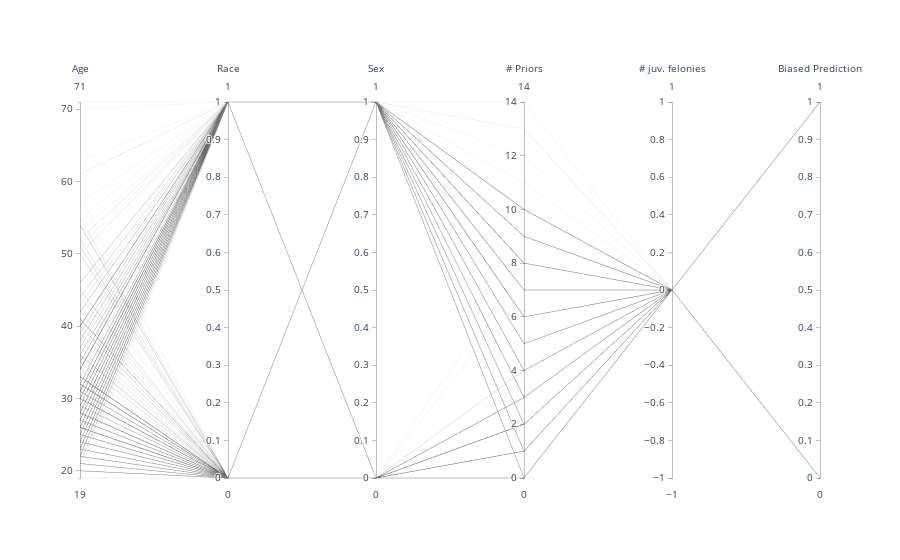

Source (notebook cell):
### Code cell
import plotly.graph_objects as go

fig = go.Figure(data=
    go.Parcoords(
        line_color='blue',
        dimensions = list([
            dict(range = [data_lfr.age.min(), data_lfr.age.max()],
                 constraintrange = [1,2], # change this range by dragging the pink line
                 label = 'Age', values = data_lfr.age),
            
            dict(range = [0,1],
                 label = 'Race', values = data_lfr.race,
                 ticktext = ['Black', 'White']),
            
            dict(range = [0,1],
                 label = 'Sex', values = data_lfr.sex,
                 ticktext = ['Female', 'Male']),
            
            dict(range = [data_lfr.priors_count.min(), data_lfr.priors_count.max() ],
                 label = '# Priors', values = data_lfr.priors_count),
            
            dict(range = [data_lfr.juv_fel_count.min(), data_lfr.juv_fel_count.max()],
                 label='# juv. felonies', values = data_lfr.juv_fel_count
            ),
            dict(range = [data_lfr.biased_pred.min(), data_lfr.biased_pred.max()],
                 label='Biased Prediction', values = data_lfr.biased_pred
            )
        ])
    )
)
fig.show()

### Figure 1 — Plotly figure (JSON) as saved in the notebook; plotly's stock layout.template omitted (floating-point values rounded to 4 significant figures; data arrays with more than 128 entries replaced by an {"elided": "..."} marker saying what was removed)
{"data": [{"dimensions": [{"constraintrange": [1, 2], "label": "Age", "range": [19, 71], "values": {"elided": "535 int values"}}, {"label": "Race", "range": [0, 1], "ticktext": ["Black", "White"], "values": {"elided": "535 int values"}}, {"label": "Sex", "range": [0, 1], "ticktext": ["Female", "Male"], "values": {"elided": "535 int values"}}, {"label": "# Priors", "range": [0, 14], "values": {"elided": "535 int values"}}, {"label": "# juv. felonies", "range": [0, 0], "values": {"elided": "535 int values"}}, {"label": "Biased Prediction", "range": [0, 1], "values": {"elided": "535 int values"}}], "line": {"color": "blue"}, "type": "parcoords"}], "layout": {"autosize": true}}
